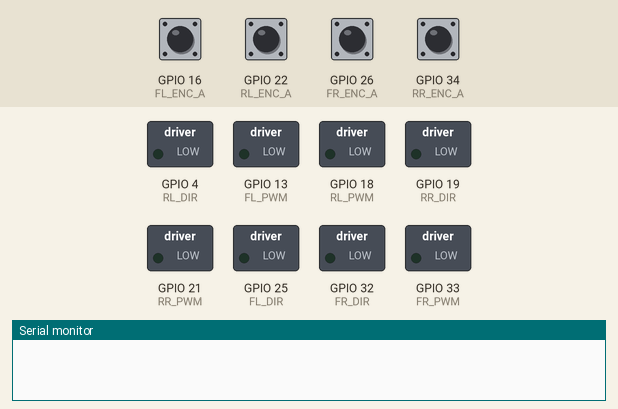
A sketch run on a simulated ESP32. On the bench: switched loads named in the sketch (green lamp = pin HIGH), the last lines printed to the serial monitor. The test bench sets the inputs (shaded band); at power-on: GPIO 16 (FL_ENC_A), GPIO 22 (RL_ENC_A), GPIO 26 (FR_ENC_A), GPIO 34 (RR_ENC_A) HIGH.

Above: at 0.0 s.
At 8.46 s:
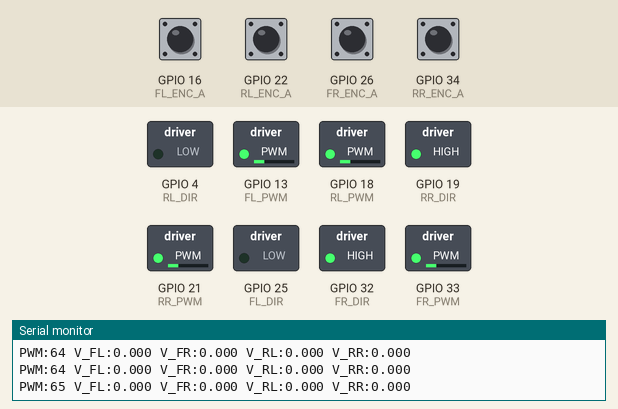
At 14.97 s:
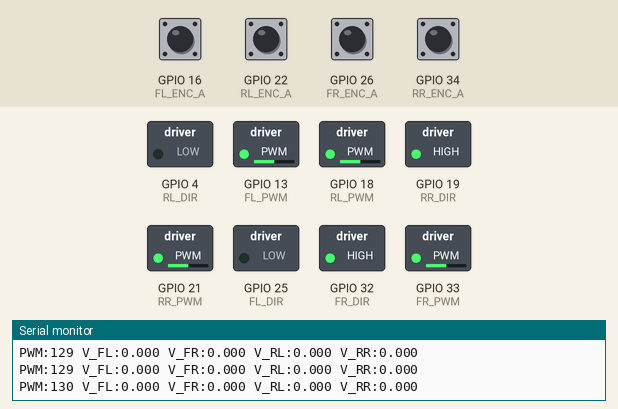
At 17.0 s:
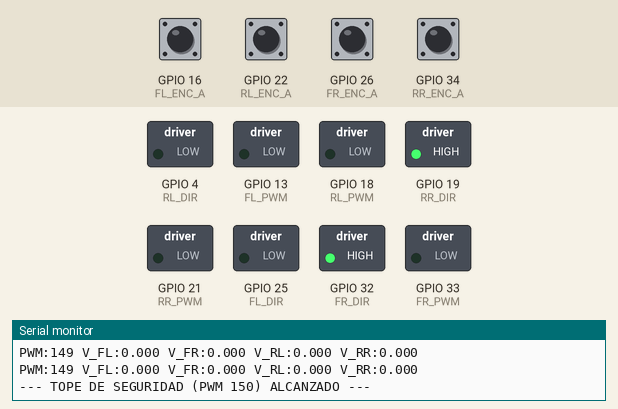
Timing chart, 0 to 18.5 s (numbered marks = the images above):
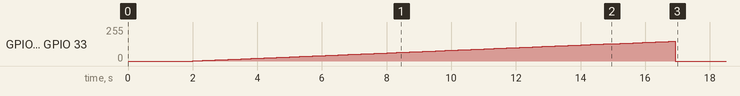

The sketch:

PruebaPWM.ino
```cpp
#include <Arduino.h>

portMUX_TYPE mux = portMUX_INITIALIZER_UNLOCKED;

// ================================================================
//  CONFIGURACIÓN DE PINES
// ================================================================
#define FL_PWM 13
#define FL_DIR 25
#define FL_ENC_A 16
#define FL_ENC_B 17

#define FR_PWM 33
#define FR_DIR 32
#define FR_ENC_A 26
#define FR_ENC_B 27

#define RL_PWM 18
#define RL_DIR 4
#define RL_ENC_A 22
#define RL_ENC_B 23

#define RR_PWM 21
#define RR_DIR 19
#define RR_ENC_A 34
#define RR_ENC_B 35

// Configuración PWM
const int freq = 1000;
const int resolution = 8;

// ================================================================
//  CONSTANTES DEL ROBOT Y MOTORES
// ================================================================
const float radio = 0.0325f; // Radio 65mm

// Resolución 2X (Solo interrupción Canal A)
const int PPR_MOTOR = 11;
const int GEAR_RATIO = 34;
const int COUNTS_PER_REV = (PPR_MOTOR * GEAR_RATIO) * 2; // 748 cuentas por vuelta
const float rads_por_cuenta = (2.0f * PI) / (float)COUNTS_PER_REV;

// ================================================================
//  VARIABLES DE ENCODERS Y ESTADO
// ================================================================
volatile long cont_FL = 0;
volatile long cont_FR = 0;
volatile long cont_RL = 0;
volatile long cont_RR = 0;

long prev_FL = 0, prev_FR = 0, prev_RL = 0, prev_RR = 0;
float vel_m_s_FL = 0.0, vel_m_s_FR = 0.0, vel_m_s_RL = 0.0, vel_m_s_RR = 0.0;

const unsigned long ventana_us = 40000; // 40ms de refresco
unsigned long lastWindowUs = 0;

int pwm_prueba = 0;
unsigned long ultimo_paso_rampa = 0;

// VARIABLES DE SEGURIDAD PARA EL CABLE CORTO
bool ensayo_terminado = false;
int ciclos_en_movimiento = 0;

// ================================================================
//  INTERRUPCIONES (Resolución 2X)
// ================================================================
void IRAM_ATTR isr_FL_A() {
  if (digitalRead(FL_ENC_A) == digitalRead(FL_ENC_B)) cont_FL++; else cont_FL--;
}
void IRAM_ATTR isr_FR_A() {
  if (digitalRead(FR_ENC_A) == digitalRead(FR_ENC_B)) cont_FR++; else cont_FR--;
}
void IRAM_ATTR isr_RL_A() {
  if (digitalRead(RL_ENC_A) == digitalRead(RL_ENC_B)) cont_RL++; else cont_RL--;
}
void IRAM_ATTR isr_RR_A() {
  if (digitalRead(RR_ENC_A) == digitalRead(RR_ENC_B)) cont_RR++; else cont_RR--;
}

// ================================================================
//  SETUP
// ================================================================
void setup() {
  Serial.begin(115200);
  delay(2000); // Tiempo para abrir el monitor serie
  Serial.println("=======================================");
  Serial.println("  INICIANDO ENSAYO DE ZONA MUERTA (v3.x)");
  Serial.println("=======================================");

  // Configurar DIR (Invertimos el lado izquierdo para que avance recto)
  pinMode(FL_DIR, OUTPUT); digitalWrite(FL_DIR, LOW);  // Invertido (Izquierda)
  pinMode(RL_DIR, OUTPUT); digitalWrite(RL_DIR, LOW);  // Invertido (Izquierda)

  pinMode(FR_DIR, OUTPUT); digitalWrite(FR_DIR, HIGH); // Normal (Derecha)
  pinMode(RR_DIR, OUTPUT); digitalWrite(RR_DIR, HIGH); // Normal (Derecha)

  // Sintaxis ESP32 Core v3.x (Se usa ledcAttach directo al pin)
  ledcAttach(FL_PWM, freq, resolution);
  ledcAttach(FR_PWM, freq, resolution);
  ledcAttach(RL_PWM, freq, resolution);
  ledcAttach(RR_PWM, freq, resolution);

  // Asegurar motores parados inicialmente
  ledcWrite(FL_PWM, 0); ledcWrite(FR_PWM, 0);
  ledcWrite(RL_PWM, 0); ledcWrite(RR_PWM, 0);

  pinMode(FL_ENC_A, INPUT_PULLUP); pinMode(FL_ENC_B, INPUT_PULLUP);
  pinMode(FR_ENC_A, INPUT_PULLUP); pinMode(FR_ENC_B, INPUT_PULLUP);
  pinMode(RL_ENC_A, INPUT_PULLUP); pinMode(RL_ENC_B, INPUT_PULLUP);
  pinMode(RR_ENC_A, INPUT_PULLUP); pinMode(RR_ENC_B, INPUT_PULLUP);

  attachInterrupt(digitalPinToInterrupt(FL_ENC_A), isr_FL_A, CHANGE);
  attachInterrupt(digitalPinToInterrupt(FR_ENC_A), isr_FR_A, CHANGE);
  attachInterrupt(digitalPinToInterrupt(RL_ENC_A), isr_RL_A, CHANGE);
  attachInterrupt(digitalPinToInterrupt(RR_ENC_A), isr_RR_A, CHANGE);

  lastWindowUs = micros();
}

// ================================================================
//  LOOP
// ================================================================
void loop() {
  // 0. FRENO DE EMERGENCIA (Si el ensayo ha terminado, bloqueamos aquí)
  if (ensayo_terminado) {
    ledcWrite(FL_PWM, 0); ledcWrite(FR_PWM, 0);
    ledcWrite(RL_PWM, 0); ledcWrite(RR_PWM, 0);
    delay(500);
    return; // No ejecuta nada más del loop
  }

  unsigned long ahora_us = micros();
  unsigned long ahora_ms = millis();

  // 1. GENERADOR DE RAMPA DE PWM
  if (ahora_ms - ultimo_paso_rampa >= 100) {
    pwm_prueba += 1;

    // Tope de seguridad duro por si los encoders fallan o patinan
    if (pwm_prueba >= 150) {
      ensayo_terminado = true;
      Serial.println("\n--- TOPE DE SEGURIDAD (PWM 150) ALCANZADO ---");
    }

    // Aplicar a los motores
    ledcWrite(FL_PWM, pwm_prueba);
    ledcWrite(FR_PWM, pwm_prueba);
    ledcWrite(RL_PWM, pwm_prueba);
    ledcWrite(RR_PWM, pwm_prueba);

    ultimo_paso_rampa = ahora_ms;
  }

  // 2. CÁLCULO ROBUSTO DE VELOCIDAD
  if ((ahora_us - lastWindowUs) >= ventana_us) {

    // Proteger lectura de variables volátiles
    portENTER_CRITICAL(&mux);
    long current_FL = cont_FL;
    long current_FR = cont_FR;
    long current_RL = cont_RL;
    long current_RR = cont_RR;
    portEXIT_CRITICAL(&mux);

    unsigned long ventana_real_us = ahora_us - lastWindowUs;
    if (ventana_real_us == 0) ventana_real_us = 1;

    // Deltas de pulsos
    long delta_FL = current_FL - prev_FL;
    long delta_FR = current_FR - prev_FR;
    long delta_RL = current_RL - prev_RL;
    long delta_RR = current_RR - prev_RR;

    prev_FL = current_FL;
    prev_FR = current_FR;
    prev_RL = current_RL;
    prev_RR = current_RR;

    // Calcular cps
    float cps_FL = ((float)delta_FL * 1000000.0f) / (float)ventana_real_us;
    float cps_FR = ((float)delta_FR * 1000000.0f) / (float)ventana_real_us;
    float cps_RL = ((float)delta_RL * 1000000.0f) / (float)ventana_real_us;
    float cps_RR = ((float)delta_RR * 1000000.0f) / (float)ventana_real_us;

    // Pasarlo a m/s (INVERTIMOS EL SIGNO DE FL Y RL AQUÍ)
    vel_m_s_FL = -(cps_FL * rads_por_cuenta * radio);
    vel_m_s_FR = cps_FR * rads_por_cuenta * radio;
    vel_m_s_RL = -(cps_RL * rads_por_cuenta * radio);
    vel_m_s_RR = cps_RR * rads_por_cuenta * radio;

    // 3. IMPRESIÓN DE DATOS
    Serial.print("PWM:"); Serial.print(pwm_prueba);
    Serial.print(" V_FL:"); Serial.print(vel_m_s_FL, 3);
    Serial.print(" V_FR:"); Serial.print(vel_m_s_FR, 3);
    Serial.print(" V_RL:"); Serial.print(vel_m_s_RL, 3);
    Serial.print(" V_RR:"); Serial.println(vel_m_s_RR, 3);

    // 4. LÓGICA DE PARADA AUTOMÁTICA
    // Usamos abs() por si en algún momento patinan hacia atrás, pero la lectura normal ya será positiva
    if (abs(vel_m_s_FL) > 0.05 && abs(vel_m_s_FR) > 0.05 && abs(vel_m_s_RL) > 0.05 && abs(vel_m_s_RR) > 0.05) {
      ciclos_en_movimiento++;

      // Dejamos que imprima unas cuantas lineas más (200ms) para que veas el salto claro y cortamos
      if (ciclos_en_movimiento > 20) {
        ensayo_terminado = true;
        Serial.println("\n=======================================");
        Serial.println("  MOVIMIENTO DETECTADO Y REGISTRADO");
        Serial.println("  MOTORES APAGADOS POR SEGURIDAD");
        Serial.println("  Pulsa RESET (EN) en la placa para repetir");
        Serial.println("=======================================");
      }
    } else {
      // Si se atasca o baja la velocidad por fricción, reseteamos el contador
      ciclos_en_movimiento = 0;
    }

    lastWindowUs = ahora_us;
  }
}
```

Measured:
- by itself, GPIO 13 (FL_PWM), GPIO 18 (RL_PWM), GPIO 21 (RR_PWM), GPIO 33 (FR_PWM): rises from 0/255 to 148/255 in 14.8 s, then falls to 0/255 in 0.10 s
